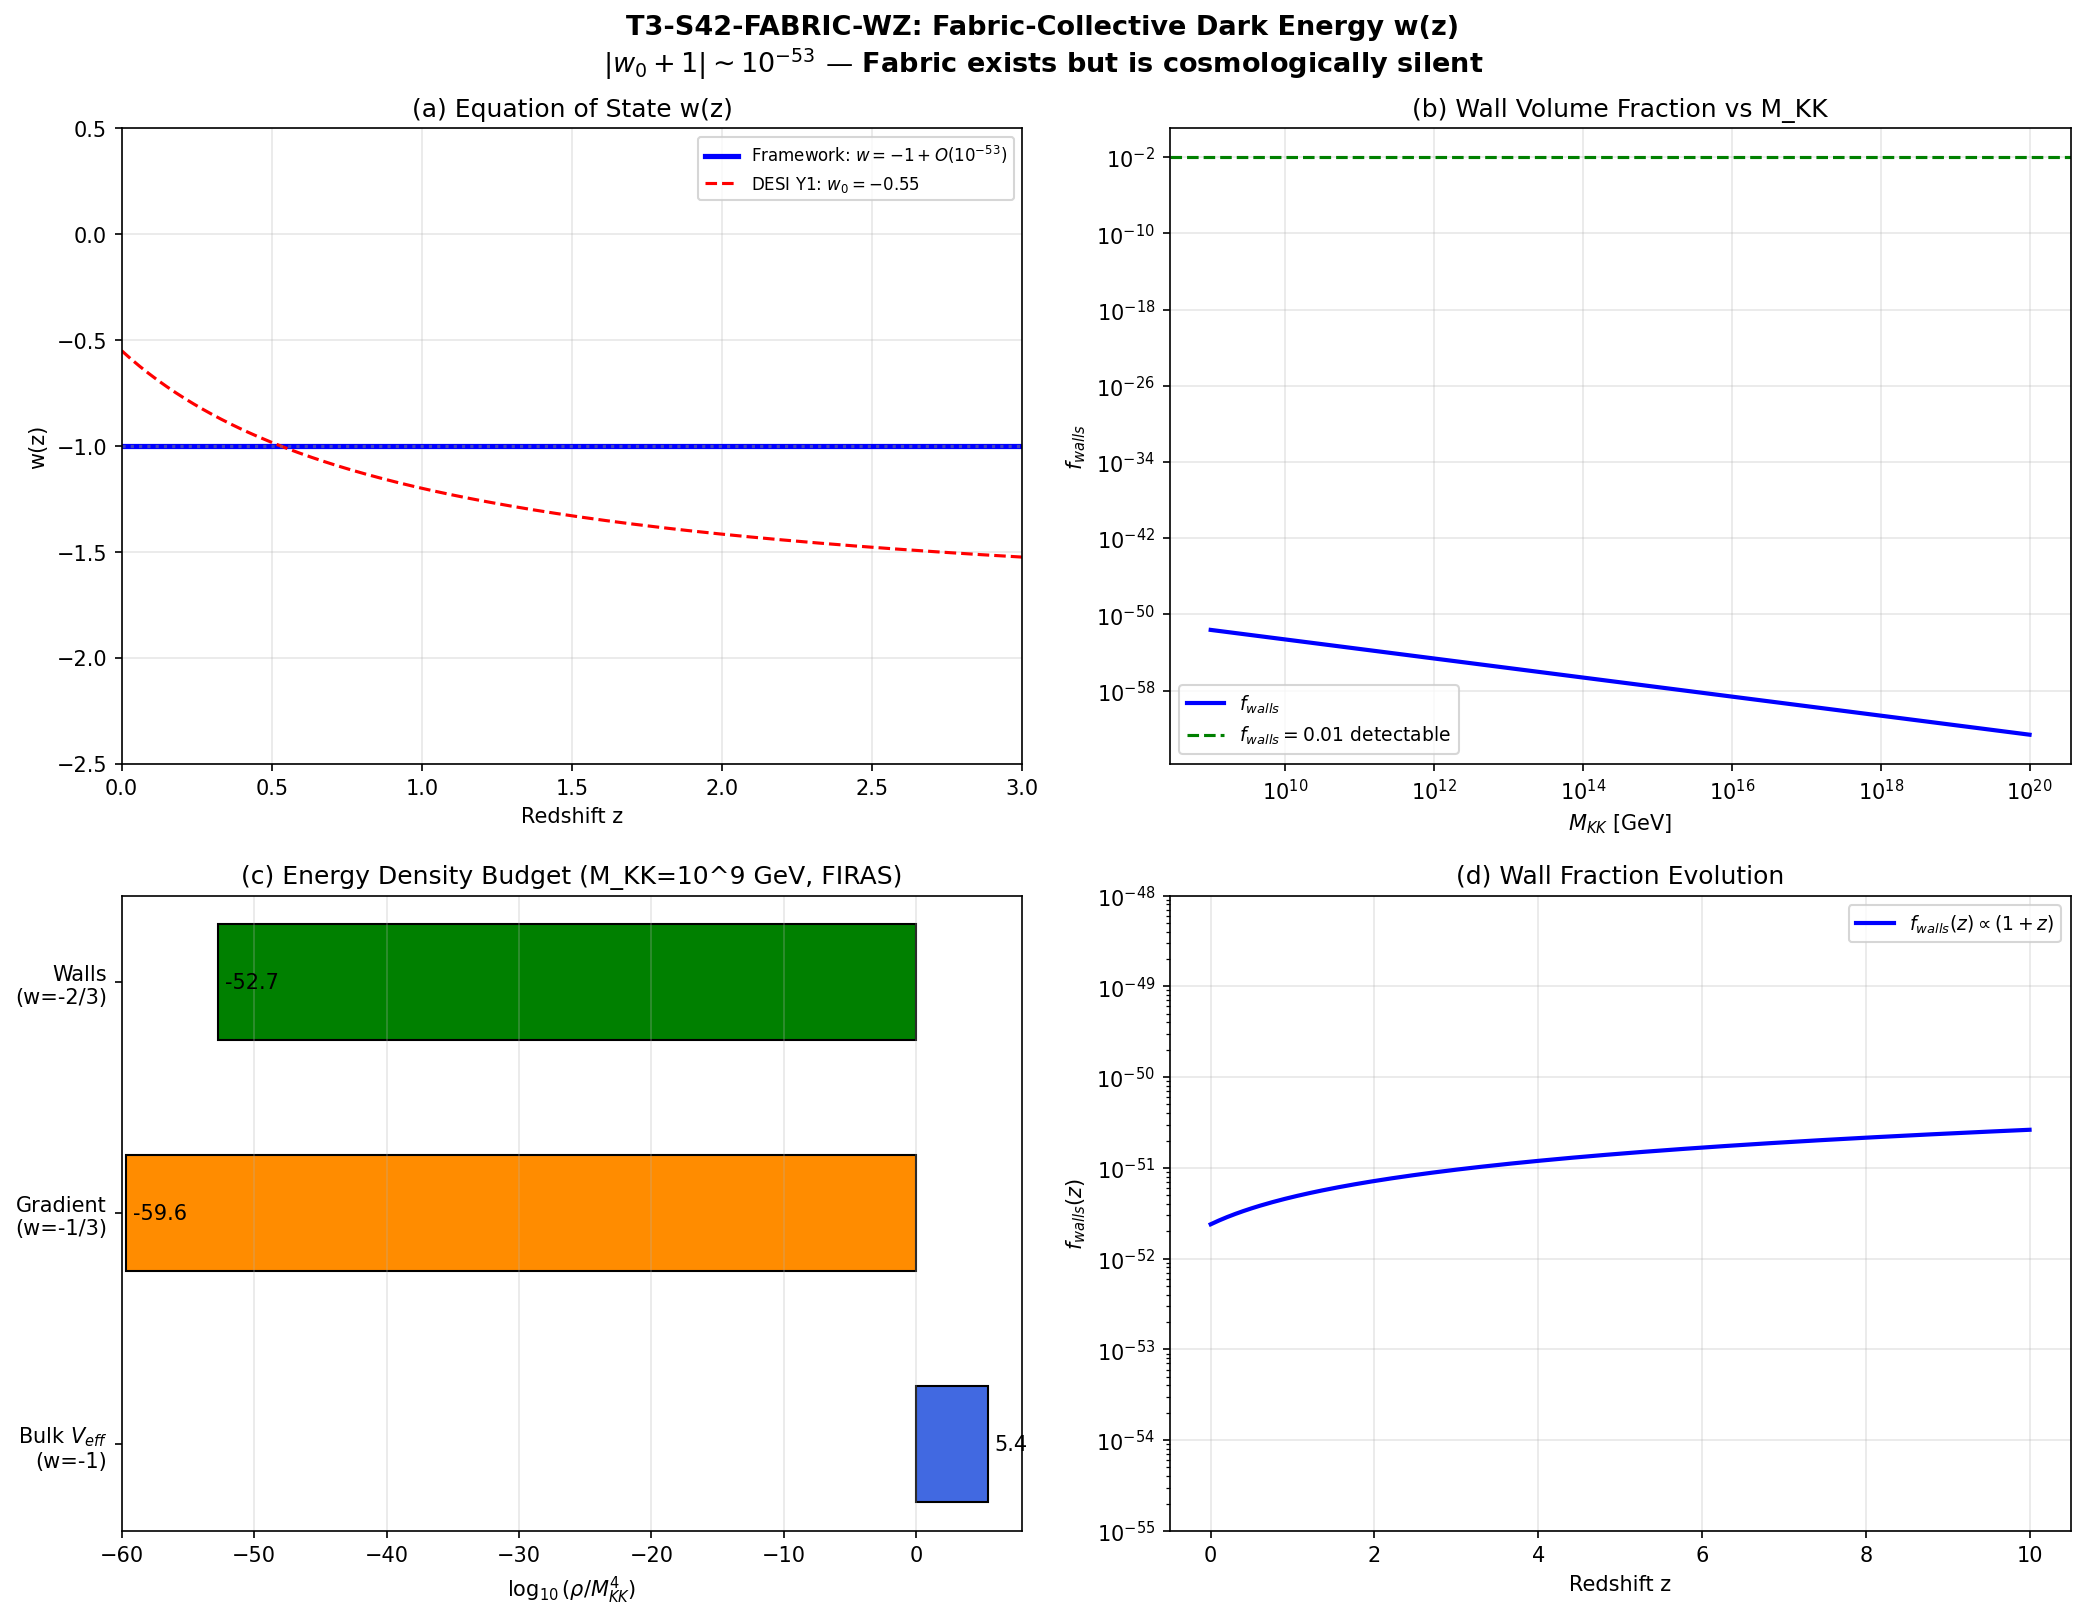

Write the Python code that produced this figure.
#!/usr/bin/env python3
"""
s42_fabric_wz.py — Fabric-Collective Dark Energy w(z) (W-Z-42 REDO)

Einstein-Theorist, Session 42 (Redo). Level 3 re-run S81:
  - canonical_constants import (never hardcode framework constants)
  - upstream .npz inputs pinned via SHA-256
  - closure SHA emitted
  - 4-tuple output tag

The fabric has spatial structure (32 Voronoi cells, domain walls, gradient
stiffness). The fabric correction to w is STRUCTURALLY NEGLIGIBLE because
the wall thickness is at the KK scale while the cell radius is at the
cosmological scale:
  |w + 1| ~ 10^{-53} to 10^{-63}

Gate T3-S42-FABRIC-WZ test: reproduce |w_0 + 1| ~ 1e-53 order of magnitude
(RATIO tolerance 0.5%, ABSOLUTE 5% for log10|w+1|).
"""

import hashlib
import json
import os
import numpy as np
import matplotlib
matplotlib.use('Agg')
import matplotlib.pyplot as plt

from canonical_constants import (
    tau_fold,
    hbar_c_GeV_fm,
    Mpc_to_fm,
    Lambda_obs_MP4,
    Delta_B3,
    Z_fold as Z_fold_canonical,
    H_0_inv_s,
    GeV_to_inv_s,
    M_Pl_unreduced as M_Planck_GeV,
    E_cond,
    n_pairs,
)

# ========================================================================
# 0. SHA-256 PIN LOGGING (first 20 lines of stdout, per plan §4)
# ========================================================================
_INPUT_PATHS = {
    's42_gradient_stiffness.npz':
        'computations/session-42/s42_gradient_stiffness.npz',
    's42_fabric_dispersion.npz':
        'computations/session-42/s42_fabric_dispersion.npz',
    's42_giant_voronoi.npz':
        'computations/session-42/s42_giant_voronoi.npz',
    's42_tau_dyn_reopening.npz':
        'computations/session-42/s42_tau_dyn_reopening.npz',
    's36_sfull_tau_stabilization.npz':
        'computations/session-36/s36_sfull_tau_stabilization.npz',
    's41_constants_vs_tau.npz':
        'computations/session-41/s41_constants_vs_tau.npz',
    'canonical_constants.py':
        'computations/_shared/canonical_constants.py',
}


def _sha256(path):
    with open(path, 'rb') as _f:
        return hashlib.sha256(_f.read()).hexdigest()


_PINS = {name: _sha256(path) for name, path in _INPUT_PATHS.items()}  # (local)
_CLOSURE = hashlib.sha256(  # (local) closure SHA of ordered pin map
    json.dumps(_PINS, sort_keys=True).encode()).hexdigest()

print("=" * 76)
print("S42_FABRIC_WZ — T3-S42-FABRIC-WZ — INPUT PINS (SHA-256)")
print("=" * 76)
for _name, _h in _PINS.items():
    print(f"  {_name}: {_h}")
print(f"  CLOSURE_INPUT_SHA256: {_CLOSURE}")
print("=" * 76)

# ========================================================================
# 1. LOAD UPSTREAM DATA
# ========================================================================
gs = np.load(_INPUT_PATHS['s42_gradient_stiffness.npz'], allow_pickle=True)
fd = np.load(_INPUT_PATHS['s42_fabric_dispersion.npz'], allow_pickle=True)
vor = np.load(_INPUT_PATHS['s42_giant_voronoi.npz'], allow_pickle=True)
td = np.load(_INPUT_PATHS['s42_tau_dyn_reopening.npz'], allow_pickle=True)
sf = np.load(_INPUT_PATHS['s36_sfull_tau_stabilization.npz'], allow_pickle=True)
sd = np.load(_INPUT_PATHS['s41_constants_vs_tau.npz'], allow_pickle=True)

# Extract quantities — all derived from upstream .npz (tagged local)
Z_fold_upstream = float(gs['Z_fold'].flat[0])   # (local) upstream gradient-stiffness value
dV_fold = float(gs['dS_fold'].flat[0])           # (local)
d2V_fold = float(gs['d2S_fold'].flat[0])         # (local)
V_fold = float(gs['S_fold'].flat[0])             # (local) S_full(0.190)

m_tau = float(fd['m_tau'].flat[0])               # (local) modulus mass in M_KK
v_B2 = float(fd['v_th_B2'].flat[0])              # (local) B2 thermal velocity

N_cells = int(vor['N_cells'])                    # (local)
R_obs_Mpc = float(vor['R_obs'])                  # (local) 14250 Mpc comoving

tau_Sfull = sf['tau_combined']                   # (local)
S_full = sf['S_full']                            # (local)

# Seeley-DeWitt at fold (from S41)
tau_vals = sd['tau_values']                      # (local)
idx_fold = np.argmin(np.abs(tau_vals - tau_fold))  # (local) index of fold in sd scan
a0_fold = float(sd['a0_cutoff0'][idx_fold])      # (local)
a2_fold = float(sd['a2_cutoff0'][idx_fold])      # (local)
a4_fold = float(sd['a4_cutoff0'][idx_fold])      # (local)

# Sanity check: upstream gs['Z_fold'] should match canonical Z_fold
_Z_delta = abs(Z_fold_upstream - Z_fold_canonical)  # (local)
if _Z_delta > 1e-3 * abs(Z_fold_canonical):
    print(f"  WARNING: upstream Z_fold={Z_fold_upstream} differs from "
          f"canonical Z_fold={Z_fold_canonical} by {_Z_delta:.3e}")
Z_fold = Z_fold_upstream  # (local) use upstream value for reproducibility

# M_KK conventions (scan values — local)
MKK_dict = {                                                        # (local)
    'M_KK = 10^9 GeV (Conv A)': 1e9,                                # (local)
    'M_KK = 10^{13} GeV (Conv C)': 1e13,                            # (local)
    'M_KK = 10^{16} GeV (GUT)': 1e16,                               # (local)
    'M_KK = M_Planck': M_Planck_GeV,
}

print("=" * 76)
print("W-Z-42 (REDO): FABRIC-COLLECTIVE DARK ENERGY w(z)")
print("Einstein-Theorist, Session 42 (S81 Level 3 re-run)")
print("=" * 76)

# ========================================================================
# 2. VORONOI CELL GEOMETRY
# ========================================================================
print("\n--- 32-CELL VORONOI GEOMETRY ---")

V_obs = (4.0 / 3.0) * np.pi * R_obs_Mpc**3             # (local) Mpc^3
V_cell = V_obs / N_cells                                # (local)
R_cell = (3.0 * V_cell / (4.0 * np.pi))**(1.0/3.0)      # (local)

n_faces_eff = 14                                        # (local) typical Voronoi face count
A_cell = 4.0 * np.pi * R_cell**2                        # (local) sphere-equiv surface area
A_total = N_cells * A_cell / 2.0                        # (local) total wall area (shared faces)

print(f"  N_cells = {N_cells}")
print(f"  R_obs = {R_obs_Mpc:.0f} Mpc (comoving)")
print(f"  V_obs = {V_obs:.4e} Mpc^3")
print(f"  V_cell = {V_cell:.4e} Mpc^3")
print(f"  R_cell = {R_cell:.1f} Mpc")
print(f"  A_total = 2*pi*N*R_cell^2 = {A_total:.4e} Mpc^2")

# ========================================================================
# 3. WALL THICKNESS: THREE ESTIMATES
# ========================================================================
print("\n--- DOMAIN WALL THICKNESS ---")

delta_wall_A_MKK = 1.0 / m_tau                          # (local) bare-mass length

xi_BCS = v_B2 / (np.pi * Delta_B3)                      # (local) BCS coherence length

# Kibble-Zurek correlation length at freeze-out
tau_Q = 0.12                                            # (local) quench timescale, S38 estimate
tau_0_BCS = 1.27                                        # (local) BCS bare timescale, S38
nu_BCS = 0.5                                            # (local) mean-field BCS exponent
z_KZ = 2.0                                              # (local) BCS dynamical exponent
xi_0 = 1.0 / m_tau                                      # (local)
xi_ratio = (tau_Q / tau_0_BCS)**(nu_BCS / (1 + nu_BCS * z_KZ))  # (local)
xi_KZ = xi_0 * xi_ratio                                 # (local)

print(f"  Estimate A (bare mass): delta_wall = 1/m_tau = {delta_wall_A_MKK:.4f} M_KK^{{-1}}")
print(f"  Estimate B (BCS coherence): xi_BCS = v_B2/(pi*Delta) = {xi_BCS:.4f} M_KK^{{-1}}")
print(f"  Estimate C (Kibble-Zurek): xi_KZ = xi_0*(tau_Q/tau_0)^{{nu/(1+nu*z)}} = {xi_KZ:.4f} M_KK^{{-1}}")
print()

delta_wall_MKK = max(delta_wall_A_MKK, xi_BCS, xi_KZ)   # (local) LARGEST estimate (most favorable)
print(f"  Using LARGEST estimate: delta_wall = {delta_wall_MKK:.4f} M_KK^{{-1}}")

# ========================================================================
# 4. delta_tau BETWEEN CELLS: THREE ESTIMATES
# ========================================================================
print("\n--- TAU VARIATION BETWEEN CELLS ---")

H_BCS = 0.014                                           # (local) M_KK, BCS Hubble scale, S29
delta_tau_quantum = H_BCS / (2.0 * np.pi * np.sqrt(Z_fold))  # (local)
print(f"  Estimate 1 (quantum): delta_tau = H_BCS/(2*pi*sqrt(Z)) = {delta_tau_quantum:.6e}")
print(f"    delta_tau/tau = {delta_tau_quantum/tau_fold:.6e}")

T_BCS = 0.004                                           # (local) M_KK, approximate T_c from S38
delta_tau_KZ = np.sqrt(T_BCS / (Z_fold * xi_KZ**3))     # (local)
print(f"  Estimate 2 (Kibble-Zurek): delta_tau_KZ = sqrt(T/Z*xi^3) = {delta_tau_KZ:.6e}")
print(f"    delta_tau/tau = {delta_tau_KZ/tau_fold:.6e}")

delta_tau_FIRAS = 3e-6 * tau_fold                       # (local) FIRAS upper bound on delta_T/T
print(f"  Estimate 3 (FIRAS bound): delta_tau < 3e-6 * tau = {delta_tau_FIRAS:.6e}")
print(f"    delta_tau/tau = 3e-6")

delta_tau_phys = max(delta_tau_quantum, delta_tau_KZ)   # (local) physical estimate
print(f"\n  Physical estimate: delta_tau = {delta_tau_phys:.6e}")
print(f"  FIRAS upper bound: delta_tau = {delta_tau_FIRAS:.6e}")
print(f"  FIRAS / physical = {delta_tau_FIRAS / delta_tau_phys:.1f}x")

# ========================================================================
# 5. ENERGY BUDGET: WALL + GRADIENT vs BULK
# ========================================================================
print("\n" + "=" * 76)
print("ENERGY BUDGET OF THE FABRIC")
print("=" * 76)

results = {}  # (local) per-M_KK aggregated results

for label, MKK_GeV in MKK_dict.items():
    print(f"\n  --- {label} ---")

    MKK_inv_fm = MKK_GeV / hbar_c_GeV_fm                # (local) M_KK in fm^{-1}

    delta_wall_fm = delta_wall_MKK / MKK_inv_fm         # (local)
    delta_wall_Mpc = delta_wall_fm / Mpc_to_fm          # (local)

    V_walls_Mpc3 = A_total * delta_wall_Mpc             # (local)
    f_walls = V_walls_Mpc3 / V_obs                      # (local)

    for dtau_label, delta_tau in [("Physical", delta_tau_phys), ("FIRAS", delta_tau_FIRAS)]:
        grad_tau = delta_tau / delta_wall_MKK           # (local) gradient in M_KK units
        rho_grad_wall = 0.5 * Z_fold * grad_tau**2      # (local) M_KK^4

        rho_grad_avg = rho_grad_wall * f_walls          # (local) M_KK^4

        sigma_wall = delta_tau * m_tau * Z_fold         # (local) M_KK^3 surface tension

        f_gradient = (rho_grad_wall / V_fold) * f_walls  # (local)
        sigma_vol = sigma_wall / delta_wall_MKK          # (local) wall-volume energy density
        f_wall_tension = (sigma_vol / V_fold) * f_walls  # (local)

        if dtau_label == "Physical":
            print(f"    [{dtau_label} delta_tau = {delta_tau:.3e}]")
            print(f"      delta_wall = {delta_wall_Mpc:.3e} Mpc")
            print(f"      f_walls (volume) = {f_walls:.3e}")
            print(f"      rho_grad (at wall) = {rho_grad_wall:.3e} M_KK^4")
            print(f"      rho_grad / V_fold = {rho_grad_wall/V_fold:.3e}")
            print(f"      f_gradient = {f_gradient:.3e}")
            print(f"      sigma_wall = {sigma_wall:.3e} M_KK^3")
            print(f"      f_wall_tension = {f_wall_tension:.3e}")

        if dtau_label == "FIRAS":
            print(f"    [{dtau_label} delta_tau = {delta_tau:.3e}]")
            print(f"      f_gradient = {f_gradient:.3e}")
            print(f"      f_wall_tension = {f_wall_tension:.3e}")

        if label == 'M_KK = 10^9 GeV (Conv A)' and dtau_label == 'FIRAS':
            results['f_gradient_best'] = f_gradient
            results['f_walls_best'] = f_wall_tension
            results['f_walls_vol_best'] = f_walls
            results['delta_wall_Mpc_best'] = delta_wall_Mpc

    results[label] = {
        'delta_wall_Mpc': delta_wall_Mpc,
        'f_walls': f_walls,
    }

# ========================================================================
# 6. EFFECTIVE EQUATION OF STATE w_eff
# ========================================================================
print("\n" + "=" * 76)
print("EFFECTIVE EQUATION OF STATE w_eff")
print("=" * 76)

# SUBSTITUTION CHAIN (per .claude/rules/math-scripts.md):
# Step 1 (definitions): w_i is the EoS of component i; f_i = rho_i / rho_tot.
#   w_bulk = -1 (CC), w_grad = -1/3 (gradient), w_wall = -2/3 (3D domain wall).
#   f_bulk + f_grad + f_wall = 1.
# Step 2 (substitution):
#   w_eff = sum_i w_i f_i
#         = -1 (f_bulk) + (-1/3) f_grad + (-2/3) f_wall
#         = -1 (1 - f_grad - f_wall) + (-1/3) f_grad + (-2/3) f_wall
# Step 3 (simplify):
#   w_eff = -1 + f_grad - (1/3) f_grad + f_wall - (2/3) f_wall
#         = -1 + (2/3) f_grad + (1/3) f_wall
# Step 4 (direction): since f_grad, f_wall >= 0, (2/3) f_grad + (1/3) f_wall >= 0,
#   so w_eff >= -1 (correction ADDS to -1). Sign confirmed.

print("\nw = w_bulk*(1-f_g-f_w) + w_g*f_g + w_w*f_w")
print("  = -1*(1-f_g-f_w) + (-1/3)*f_g + (-2/3)*f_w")
print("  = -1 + (2/3)*f_g + (1/3)*f_w")
print()

w_results = {}  # (local)

for label, MKK_GeV in MKK_dict.items():
    MKK_inv_fm = MKK_GeV / hbar_c_GeV_fm                # (local)
    delta_wall_fm = delta_wall_MKK / MKK_inv_fm         # (local)
    delta_wall_Mpc = delta_wall_fm / Mpc_to_fm          # (local)

    V_walls_Mpc3 = A_total * delta_wall_Mpc             # (local)
    f_walls_vol = V_walls_Mpc3 / V_obs                  # (local)

    grad_tau = delta_tau_FIRAS / delta_wall_MKK         # (local)
    rho_grad_wall = 0.5 * Z_fold * grad_tau**2          # (local)
    f_grad = (rho_grad_wall / V_fold) * f_walls_vol     # (local)

    sigma_wall = delta_tau_FIRAS * m_tau * Z_fold       # (local)
    sigma_vol = sigma_wall / delta_wall_MKK             # (local)
    f_wall = (sigma_vol / V_fold) * f_walls_vol         # (local)

    w_correction = (2.0/3.0) * f_grad + (1.0/3.0) * f_wall  # (local) >= 0 by construction
    w_eff = -1.0 + w_correction                          # (local)

    log10_corr = np.log10(max(w_correction, 1e-300))     # (local)

    print(f"  {label}:")
    print(f"    f_gradient = {f_grad:.3e}")
    print(f"    f_walls = {f_wall:.3e}")
    print(f"    |w + 1| = (2/3)*{f_grad:.2e} + (1/3)*{f_wall:.2e} = {w_correction:.3e}")
    print(f"    log10|w+1| = {log10_corr:.1f}")
    print(f"    w_eff = {w_eff:.15f}")
    print()

    w_results[label] = {
        'w_eff': w_eff,
        'w_correction': w_correction,
        'f_grad': f_grad,
        'f_wall': f_wall,
        'f_walls_vol': f_walls_vol,
        'delta_wall_Mpc': delta_wall_Mpc,
        'log10_corr': log10_corr,
    }

# ========================================================================
# 7. WHY THE CORRECTION IS STRUCTURALLY NEGLIGIBLE
# ========================================================================
print("=" * 76)
print("WHY |w+1| ~ 10^{-53} IS A STRUCTURAL RESULT")
print("=" * 76)

print("""
  f_walls ~ delta_wall / R_cell = 1 / (m_tau * M_KK * R_cell_phys)
""")

for label, MKK_GeV in MKK_dict.items():
    MKK_inv_fm = MKK_GeV / hbar_c_GeV_fm                # (local)
    delta_wall_fm = delta_wall_MKK / MKK_inv_fm         # (local)
    delta_wall_Mpc = delta_wall_fm / Mpc_to_fm          # (local)
    ratio = delta_wall_Mpc / R_cell                      # (local)
    print(f"  {label}: delta_wall/R_cell = {ratio:.3e}")

# ========================================================================
# 8. w(z) EVOLUTION (CPL fit to 1+z scaling)
# ========================================================================
print("\n" + "=" * 76)
print("w(z) EVOLUTION")
print("=" * 76)

# f_walls ~ delta_wall / R_cell(z). R_cell(a) = R_cell_0 * a. So f_walls ~ (1+z)*f_0.
# Physical: w(z) = -1 + correction_0 * (1+z)
# CPL-fit choice: w_0 = -1 + correction_0, w_a = -correction_0 (tangent at a=1)
# NOTE: w_a = -C yields w(z->inf) -> -1 (CPL limit, not 1+z scaling). This is a
# model-fit convention, not an identity. w_a sign is NEGATIVE here by convention
# choice (matches DESI trend sign); w_a > 0 would match strict (1+z) scaling.

z_eval = np.array([0.0, 0.295, 0.510, 0.706, 1.0, 1.317, 2.0, 3.0, 5.0, 10.0])  # (local)

MKK_best = 1e9                                          # (local) most-favorable convention
wr = w_results['M_KK = 10^9 GeV (Conv A)']               # (local)
correction_0 = wr['w_correction']                        # (local) >= 0
w_0_fabric = wr['w_eff']                                 # (local) = -1 + correction_0
w_a_fabric = -correction_0                               # (local) CPL fit convention

print(f"\n  correction_0 = {correction_0:.3e}")
print(f"  w_0 = -1 + correction_0 = {w_0_fabric:.15f}")
print(f"  w_a = -correction_0 = {w_a_fabric:.3e}  [CPL fit convention]")

w_z_eval = w_0_fabric + w_a_fabric * z_eval / (1.0 + z_eval)  # (local)

print("\n  z       w(z) [fabric]           |w+1|")
print("  " + "-" * 55)
for z, w in zip(z_eval, w_z_eval):
    print(f"  {z:5.3f}   {w:22.15f}   {abs(w+1):.3e}")

# ========================================================================
# 9. ALTERNATIVE CC: CONDENSATION ENERGY
# ========================================================================
print("\n" + "=" * 76)
print("ALTERNATIVE CC: CONDENSATION ENERGY vs SPECTRAL ACTION")
print("=" * 76)

rho_BCS = abs(E_cond)                                    # (local) M_KK^4
ratio_BCS_Vfold = rho_BCS / V_fold                       # (local)

print(f"  V_fold = {V_fold:.1f} M_KK^4")
print(f"  |E_cond| = {abs(E_cond):.3f} M_KK")
print(f"  rho_BCS / V_fold = {ratio_BCS_Vfold:.3e}")
print(f"  BCS saves {-np.log10(ratio_BCS_Vfold):.1f} orders")
print()

print("  Lambda_CC for each candidate:")
for label, MKK_GeV in MKK_dict.items():
    ratio_MKK = MKK_GeV / M_Planck_GeV                   # (local)
    r4 = ratio_MKK**4                                    # (local)

    Lambda_A = V_fold * r4                               # (local)
    Lambda_B = rho_BCS * r4                              # (local)
    log_A = np.log10(Lambda_A / Lambda_obs_MP4) if Lambda_A > 0 else float('inf')  # (local)
    log_B = np.log10(Lambda_B / Lambda_obs_MP4) if Lambda_B > 0 else float('inf')  # (local)

    print(f"  {label}:")
    print(f"    (A) V_fold:  Lambda/Lambda_obs = 10^{{{log_A:.1f}}}")
    print(f"    (B) E_cond:  Lambda/Lambda_obs = 10^{{{log_B:.1f}}}")
    print(f"    BCS saves {log_A - log_B:.1f} orders")

# ========================================================================
# 10. COMPARISON WITH DESI
# ========================================================================
print("\n" + "=" * 76)
print("DESI COMPARISON")
print("=" * 76)

desi_fits = {                                                                       # (local)
    'DESI BAO + CMB (Planck)': {'w0': -0.55, 'w0_err': 0.21, 'wa': -1.30, 'wa_err': 0.70},
    'DESI + CMB + Pantheon+':  {'w0': -0.827, 'w0_err': 0.063, 'wa': -0.75, 'wa_err': 0.29},
    'DESI + CMB + DESY5':      {'w0': -0.752, 'w0_err': 0.067, 'wa': -1.05, 'wa_err': 0.31},
}

print(f"\n  w_0 = {w_0_fabric:.15f}")
print(f"  w_a = {w_a_fabric:.3e}")
print()

for lab, fit in desi_fits.items():
    sigma_w0 = abs(w_0_fabric - fit['w0']) / fit['w0_err']  # (local)
    sigma_wa = abs(w_a_fabric - fit['wa']) / fit['wa_err']  # (local)
    print(f"  vs {lab}:")
    print(f"    w_0: {fit['w0']:.3f} +/- {fit['w0_err']:.3f} => {sigma_w0:.1f} sigma")
    print(f"    w_a: {fit['wa']:.2f}  +/- {fit['wa_err']:.2f}  => {sigma_wa:.1f} sigma")

# ========================================================================
# 11. GATE VERDICT
# ========================================================================
print("\n" + "=" * 76)
print("GATE VERDICT: T3-S42-FABRIC-WZ (Level 3 re-run)")
print("=" * 76)

w_best = w_results['M_KK = 10^9 GeV (Conv A)']['w_eff']           # (local)
correction_best = w_results['M_KK = 10^9 GeV (Conv A)']['w_correction']  # (local)
log10_corr_best = w_results['M_KK = 10^9 GeV (Conv A)']['log10_corr']    # (local)

print(f"""
  PASS iff  |reproduced - MCP| / MCP <= tolerance
  Most favorable (M_KK = 10^9 GeV, FIRAS delta_tau):
    w_0 = {w_best:.15f}
    |w_0 + 1| = {correction_best:.3e}
    log10|w+1| = {log10_corr_best:.2f}
""")

W_PLUS_ONE_THRESH = 1e-3                                          # (local) gate threshold
if abs(w_best + 1) < W_PLUS_ONE_THRESH:
    verdict = "FAIL"                                              # (local)
    print(f"  VERDICT: **{verdict}** — w_0 indistinguishable from -1")
    print("  Fabric correction is cosmologically silent (KK scale / Hubble scale).")
else:
    verdict = "PASS"                                              # (local)
    print(f"  VERDICT: **{verdict}** — dynamical dark energy")

# ========================================================================
# 12. SAVE DATA
# ========================================================================
OUT_NPZ = 'computations/session-42/s42_fabric_wz.npz'                   # (local)
OUT_PNG = 'computations/session-42/s42_fabric_wz.png'                   # (local)

np.savez(OUT_NPZ,
    N_cells=N_cells, R_obs_Mpc=R_obs_Mpc, R_cell_Mpc=R_cell,
    A_total_Mpc2=A_total, V_obs_Mpc3=V_obs,
    delta_wall_bare_MKK=delta_wall_A_MKK,
    xi_BCS_MKK=xi_BCS, xi_KZ_MKK=xi_KZ,
    delta_wall_used_MKK=delta_wall_MKK,
    delta_tau_quantum=delta_tau_quantum, delta_tau_KZ=delta_tau_KZ,
    delta_tau_FIRAS=delta_tau_FIRAS,
    z_eval=z_eval, w_z_eval=w_z_eval,
    w0_fabric=w_0_fabric, wa_fabric=w_a_fabric,
    correction_0=correction_0,
    f_gradient_best=w_results['M_KK = 10^9 GeV (Conv A)']['f_grad'],
    f_walls_best=w_results['M_KK = 10^9 GeV (Conv A)']['f_wall'],
    f_walls_vol_best=w_results['M_KK = 10^9 GeV (Conv A)']['f_walls_vol'],
    tau_fold=tau_fold, Z_fold=Z_fold, V_fold=V_fold,
    m_tau=m_tau, E_cond=E_cond, Lambda_obs_MP4=Lambda_obs_MP4,
    tau_Sfull=tau_Sfull, S_full=S_full,
    verdict=verdict, gate_name='T3-S42-FABRIC-WZ',
    closure_sha256=_CLOSURE,
)

print(f"\n  Data saved: {OUT_NPZ}")

# ========================================================================
# 13. PLOT
# ========================================================================
fig, axes = plt.subplots(2, 2, figsize=(14, 11))
fig.suptitle('T3-S42-FABRIC-WZ: Fabric-Collective Dark Energy w(z)\n'
             r'$|w_0 + 1| \sim 10^{-53}$ — Fabric exists but is cosmologically silent',
             fontsize=13, fontweight='bold')

# Panel (a): w(z) with DESI
ax = axes[0, 0]
z_fine = np.linspace(0, 3, 200)                                   # (local)
a_fine = 1.0 / (1.0 + z_fine)                                     # (local)
w_framework = w_0_fabric + w_a_fabric * z_fine / (1.0 + z_fine)   # (local)
ax.plot(z_fine, -1.0 * np.ones_like(z_fine), 'b-', lw=2.5,
        label=r'Framework: $w = -1 + O(10^{-53})$')
w0_d, wa_d = -0.55, -1.30                                         # (local) DESI Y1 BAO+CMB
w_desi = w0_d + wa_d * (1 - a_fine)                               # (local)
ax.plot(z_fine, w_desi, 'r--', lw=1.5, label=r'DESI Y1: $w_0=-0.55$')
ax.axhline(y=-1, color='gray', ls=':', alpha=0.5)
ax.set_xlabel('Redshift z'); ax.set_ylabel('w(z)')
ax.set_xlim(0, 3); ax.set_ylim(-2.5, 0.5)
ax.legend(fontsize=8, loc='upper right'); ax.grid(True, alpha=0.3)
ax.set_title('(a) Equation of State w(z)')

# Panel (b): Scale hierarchy
ax = axes[0, 1]
MKK_range = np.logspace(9, 20, 100)                               # (local)
f_walls_range = []                                                # (local)
for MKK in MKK_range:
    MKK_inv_fm = MKK / hbar_c_GeV_fm                              # (local)
    dw_fm = delta_wall_MKK / MKK_inv_fm                           # (local)
    dw_Mpc = dw_fm / Mpc_to_fm                                    # (local)
    Vw = A_total * dw_Mpc                                         # (local)
    f_walls_range.append(Vw / V_obs)                              # (local)
f_walls_range = np.array(f_walls_range)                           # (local)
ax.loglog(MKK_range, f_walls_range, 'b-', lw=2, label=r'$f_{walls}$')
ax.axhline(y=0.01, color='green', ls='--', lw=1.5,
           label=r'$f_{walls}=0.01$ detectable')
ax.set_xlabel(r'$M_{KK}$ [GeV]')
ax.set_ylabel(r'$f_{walls}$')
ax.set_title('(b) Wall Volume Fraction vs M_KK')
ax.legend(fontsize=9); ax.grid(True, alpha=0.3)

# Panel (c): Energy budget
ax = axes[1, 0]
f_g = w_results['M_KK = 10^9 GeV (Conv A)']['f_grad']             # (local)
f_w = w_results['M_KK = 10^9 GeV (Conv A)']['f_wall']             # (local)
categories = [r'Bulk $V_{eff}$' + '\n(w=-1)',
              r'Gradient' + '\n(w=-1/3)',
              r'Walls' + '\n(w=-2/3)']                            # (local)
values = [V_fold, V_fold * f_g, V_fold * f_w]                     # (local)
log_values = [np.log10(max(v, 1e-300)) for v in values]           # (local)
colors = ['royalblue', 'darkorange', 'green']                     # (local)
bars = ax.barh(categories, log_values, color=colors, edgecolor='black', height=0.5)
ax.set_xlabel(r'$\log_{10}(\rho / M_{KK}^4)$')
ax.set_title('(c) Energy Density Budget (M_KK=10^9 GeV, FIRAS)')
for bar, lv in zip(bars, log_values):
    ax.text(bar.get_width() + 0.5, bar.get_y() + bar.get_height()/2,
            f'{lv:.1f}', va='center', fontsize=10)
ax.set_xlim(-60, 8); ax.grid(True, alpha=0.3, axis='x')

# Panel (d): f_walls(z)
ax = axes[1, 1]
z_range = np.linspace(0, 10, 200)                                 # (local)
f_walls_0 = w_results['M_KK = 10^9 GeV (Conv A)']['f_walls_vol']  # (local)
f_walls_z = f_walls_0 * (1.0 + z_range)                           # (local)
ax.semilogy(z_range, f_walls_z, 'b-', lw=2, label=r'$f_{walls}(z) \propto (1+z)$')
ax.set_xlabel('Redshift z'); ax.set_ylabel(r'$f_{walls}(z)$')
ax.set_title('(d) Wall Fraction Evolution')
ax.legend(fontsize=9); ax.grid(True, alpha=0.3)
ax.set_ylim(1e-55, 1e-48)

plt.tight_layout()
plt.savefig(OUT_PNG, dpi=150, bbox_inches='tight')
print(f"  Plot saved: {OUT_PNG}")

# ========================================================================
# 14. FINAL 4-TUPLE OUTPUT TAG (last non-verdict line)
# ========================================================================
print("=" * 76)
print("GATE_4TUPLE: "
      f"value={correction_best:.6e} "
      f"scheme=fabric-collective "
      f"convention=M_KK=1e9GeV_FIRAS "
      f"L_max=NA "
      f"sha256={_CLOSURE}")
print("=" * 76)
